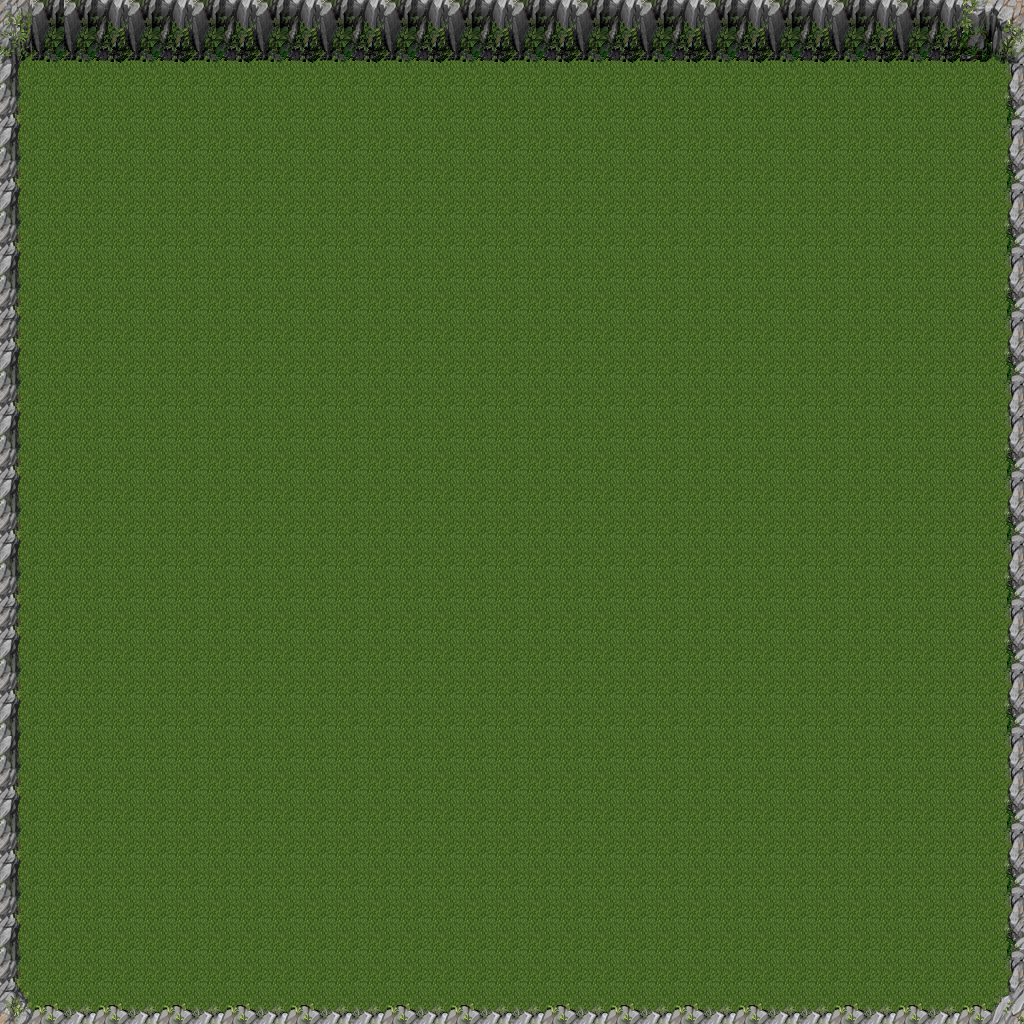

This game map was drawn from its Tiled (.tmx) file and the tilesets committed beside it. A one-line description and the trimmed map source follow:
An orthogonal 32x32 tile map with 32x32 px tiles, 4 tile layers (layer1, layer2, layer3, layer4) and 1 object (on_load).

<map version="1.0" orientation="orthogonal" width="32" height="32" tilewidth="32" tileheight="32">
 <tileset firstgid="1" name="tileset1" tilewidth="32" tileheight="32">
  <image source="../textures/tileset_middleage/img.png" width="512" height="512" />
 </tileset>
 <layer name="layer1" width="32" height="32">
  <data>[1024 cells, 1024 non-empty, 1 distinct tile ids]</data>
 </layer>
 <layer name="layer2" width="32" height="32">
  <data>[1024 cells, 154 non-empty, 18 distinct tile ids]</data>
 </layer>
 <layer name="layer3" width="32" height="32">
  <data>[1024 cells, 0 non-empty, 0 distinct tile ids]</data>
 </layer>
 <layer name="layer4" width="32" height="32">
  <data>[1024 cells, 0 non-empty, 0 distinct tile ids]</data>
 </layer>
 <objectgroup name="script" width="32" height="32">
  <object name="start_position" type="on_load" x="320" y="256" width="32" height="32">
   <properties>
    <property name="script" value="teleport_player 10 8" />
   </properties>
  </object>
 </objectgroup>
</map>
